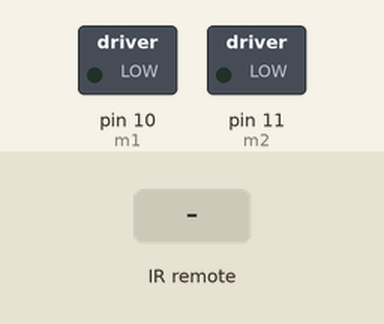
This sketch was run on a simulated Arduino Uno, built with avr-gcc and run on an emulated ATmega328P. On the bench: switched loads named in the sketch (green lamp = pin HIGH). The test bench sets the inputs (shaded band). What the sketch prints to the serial monitor is not drawn.

Above: at 3.6 s.
3.7 s: infrared code 0xA0A018E7 received
At 4.7 s:
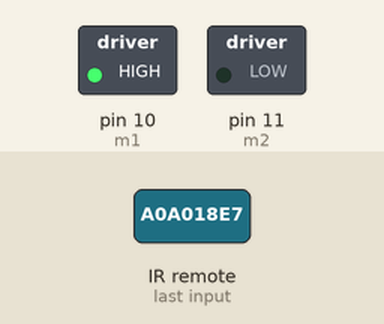
5.2 s: infrared code 0xA0A058A7 received
At 5.8 s:
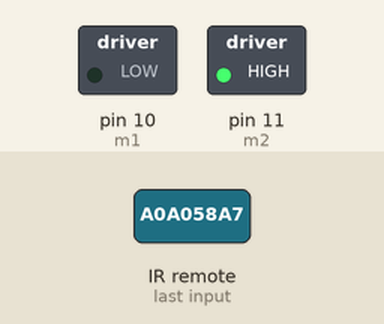
6.7 s: infrared code 0xA0A09867 received
At 7.9 s:
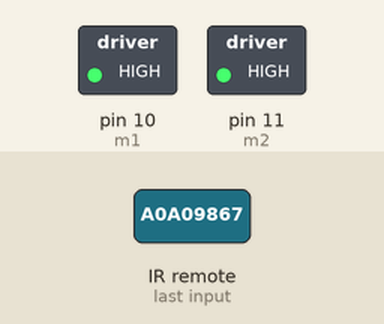
8.2 s: infrared code 0xA0A0A857 received
At 9.3 s:
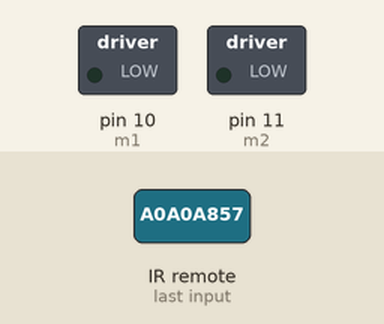
Timing chart, 0 to 10.7 s (numbered marks = the images above; inputs shaded):
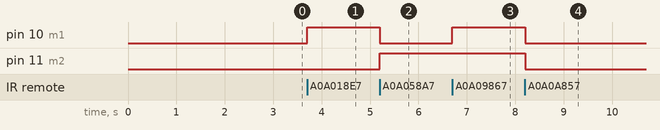

Measured:
- after the input at 3.7 s, pin 10 (m1): LOW → HIGH at once
- after the input at 5.2 s, pin 10 (m1): HIGH → LOW at once; pin 11 (m2): LOW → HIGH at once
- after the input at 6.7 s, pin 10 (m1): LOW → HIGH at once
- after the input at 8.2 s, pin 10 (m1), pin 11 (m2): HIGH → LOW at once

The sketch:

motors.ino
```cpp
#include <IRremote.h>


const unsigned int right = 16769565;
const unsigned int left = 16753245;
const unsigned int mid = 16736925;

int m1 = 10;

int m2 = 11;

int irpin = 4;

IRrecv ir(irpin);

decode_results sig;

void setup() {
  // put your setup code here, to run once:
  pinMode(m1,OUTPUT);
  pinMode(m2,OUTPUT);
  Serial.begin(9600);

 ir.enableIRIn();
  Serial.print("IR Enabling");
  for(int j=0;j<3;j++){
      Serial.print(".");
      delay(800);
    }
    Serial.println("\n\nIR Enabled.");


}

void loop() {
  // put your main code here, to run repeatedly:

      if(ir.decode(&sig)){


        Serial.println(sig.value);

     if (sig.value == 2694846695){

      digitalWrite(m1,HIGH);
           digitalWrite(m2,LOW);

      }

         if (sig.value == 2694863015){

          digitalWrite(m1,LOW);
            digitalWrite(m2,HIGH);

          }

         if (sig.value == 2694879335){

          digitalWrite(m1,HIGH);
            digitalWrite(m2, HIGH);

          }

          if (sig.value == 2694883415){

               digitalWrite(m1,LOW);
            digitalWrite(m2, LOW);

            }


        ir.resume();


        }


}
```
